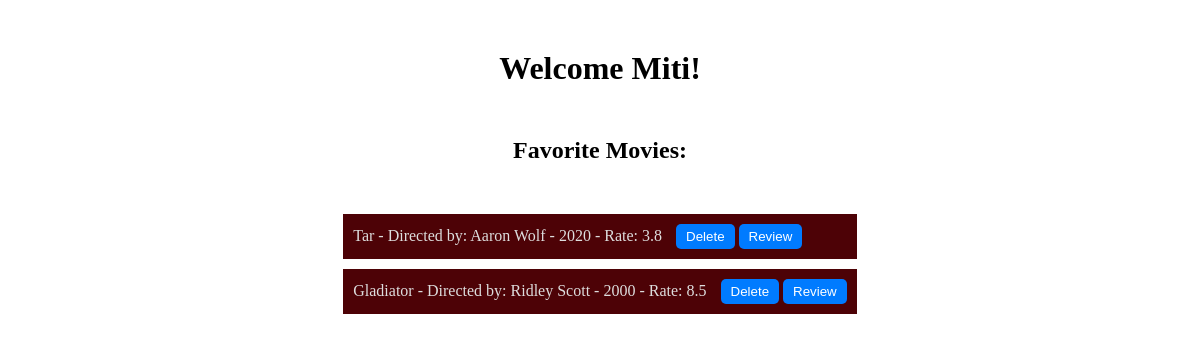
Page /users/1 on the committed database.
### data_management/SQL_Data_Models.py (models this page shows, shortened)
class User(db.Model):
    __tablename__ = 'users'
    id = Column(Integer, primary_key=True, autoincrement=True)
    name = Column(String, nullable=False)
    email = Column(String, nullable=False)
    password = Column(String, nullable=False)

class Movies(db.Model):
    __tablename__ = 'favorite_movies'
    movie_id = Column(Integer, primary_key=True, autoincrement=True)
    user_id = Column(Integer, ForeignKey('users.id'), nullable=False)
    title = Column(String, nullable=False)
    director = Column(String, nullable=False)
    year = Column(Integer, nullable=False)
    rating = Column(Float, nullable=False)
    note = Column(String, nullable=False)

### app.py (the view, shortened to what this page needs)
@app.route('/users/<user_id>')
def my_movies(user_id):
    try:
        users = data_manager.get_all_users()
        movies, user = data_manager.get_user_movies(user_id)
        return render_template('movies.html', movies=movies,
                               user_name=user.name,
                               id=user_id)
    except Exception as error:
        return render_template('error.html', error_message=str(error))

### data_management/SQLDataManager.py (called while the page is built)
    def get_all_users(self):
        users = User.query.all()
        return users

    def get_user_movies(self, user_id):
        user_favorite_movies = Movies.query.filter_by(user_id=user_id).all()
        user = User.query.filter_by(id=user_id).first()
        return user_favorite_movies, user

### templates/movies.html (shortened to what this page needs)
<!DOCTYPE html>
<html lang="en">
<head>
</head>
<body>
    <div>
        <h1>Welcome {{ user_name }}!</h1>
        <h2>Favorite Movies:</h2>
        <ul>
          {% if movies is mapping %}
            {% for movieID, movieInfo in movies.items() %}
                <li class="movie-item">
                    {{ movieInfo["name"] }} - Directed by: {{ movieInfo["director"] }} -
                    {{ movieInfo["year"] }} - Rate: {{ movieInfo["rating"] }}
                    <form action="/users/{{ user_id }}/delete_movie/{{ movieID }}" method="post">
                      <button type="submit">Delete</button>
                    </form>
                </li>
            {% endfor %}
          {% elif users is iterable and users is not string %}
            {% for movie in movies %}
            <li class="movie-item">
                {{ movie.title }} - Directed by: {{ movie.director }} -
                {{ movie.year }} - Rate: {{ movie.rating }}
                <form action="/users/{{ movie.user_id }}/delete_movie/{{ movie.movie_id }}" method="post">
                  <button type="submit">Delete</button>
                </form>
                <a href="/users/{{ movie.user_id }}/add_review/{{ movie.movie_id }}"><button>Review</button></a>
            </li>
            {% endfor %}
          {% endif %}
        </ul>
    </div>
</body>
</html>

### templates/movies.html (style rules this page uses)
* { margin: 0; padding: 0; box-sizing: border-box; }
body { display: flex; justify-content: center; align-items: flex-start; min-height: 100vh; position: relative; }
body::before { content: ""; position: absolute; top: 0; left: 0; width: 100%; height: 100%; background: url('../static/images/red-chairs.jpg') no-repeat center center fixed; background-size: cover; opacity: 0.2; z-index: -1; }
h1 { text-align: center; color: #000; margin-bottom: 20px; margin-top: 50px; }
h2 { text-align: center; color: #000; margin-top: 50px; margin-bottom: 10px; }
ul { list-style: none; padding: 0; margin-top: 50px; width: 100%; }
li.movie-item { background-color: rgb(77, 2, 6); color: #ddd; margin-bottom: 10px; margin-left: 30px; margin-right: 30px; padding: 10px; }
form { display: inline-block; margin-left: 10px; }
button { background-color: #007bff; color: #fff; border: none; padding: 5px 10px; border-radius: 5px; cursor: pointer; }

### rows in the picture
User: name "Miti"
Movies: title "Tar", director "Aaron Wolf", year "2020", rating "3.8"
Movies: title "Gladiator", director "Ridley Scott", year "2000", rating "8.5"
